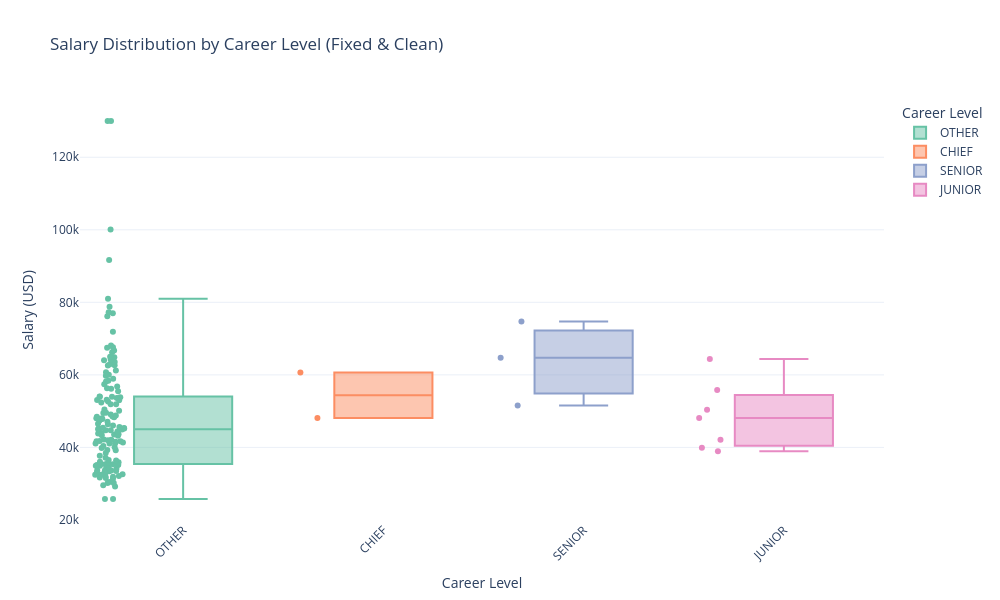

Write notebook code for a chart like this one.
### Code cell
# 1. Make sure salary is numeric
df['salary_cleaned'] = pd.to_numeric(df['salary_cleaned'], errors='coerce')

# 2. Drop missing salaries and career levels
salary_df = df.dropna(subset=['salary_cleaned', 'career_level'])

# 3. Create Interactive Box Plot
fig = px.box(
    salary_df,
    x='career_level',
    y='salary_cleaned',
    title='Salary Distribution by Career Level (Fixed & Clean)',
    labels={'career_level': 'Career Level', 'salary_cleaned': 'Salary (USD)'},
    color='career_level',
    color_discrete_sequence=px.colors.qualitative.Set2,
    points='all'  # Show individual salary outliers
)

fig.update_layout(
    template='plotly_white',
    xaxis_tickangle=-45,
    height=600,
    width=1000
)

fig.show()

### Figure 1 — Plotly figure (JSON) as saved in the notebook; plotly's stock layout.template omitted (floating-point values rounded to 4 significant figures; data arrays with more than 128 entries replaced by an {"elided": "..."} marker saying what was removed)
{"data": [{"alignmentgroup": "True", "boxpoints": "all", "hovertemplate": "Career Level=%{x}<br>Salary (USD)=%{y}<extra></extra>", "legendgroup": "OTHER", "marker": {"color": "rgb(102,194,165)"}, "name": "OTHER", "notched": false, "offsetgroup": "OTHER", "orientation": "v", "showlegend": true, "type": "box", "x": {"elided": "143 str values"}, "x0": " ", "xaxis": "x", "y": {"elided": "143 float values"}, "y0": " ", "yaxis": "y"}, {"alignmentgroup": "True", "boxpoints": "all", "hovertemplate": "Career Level=%{x}<br>Salary (USD)=%{y}<extra></extra>", "legendgroup": "CHIEF", "marker": {"color": "rgb(252,141,98)"}, "name": "CHIEF", "notched": false, "offsetgroup": "CHIEF", "orientation": "v", "showlegend": true, "type": "box", "x": ["CHIEF", "CHIEF"], "x0": " ", "xaxis": "x", "y": [60660.0, 48110.0], "y0": " ", "yaxis": "y"}, {"alignmentgroup": "True", "boxpoints": "all", "hovertemplate": "Career Level=%{x}<br>Salary (USD)=%{y}<extra></extra>", "legendgroup": "SENIOR", "marker": {"color": "rgb(141,160,203)"}, "name": "SENIOR", "notched": false, "offsetgroup": "SENIOR", "orientation": "v", "showlegend": true, "type": "box", "x": ["SENIOR", "SENIOR", "SENIOR"], "x0": " ", "xaxis": "x", "y": [64740.0, 74690.0, 51540.0], "y0": " ", "yaxis": "y"}, {"alignmentgroup": "True", "boxpoints": "all", "hovertemplate": "Career Level=%{x}<br>Salary (USD)=%{y}<extra></extra>", "legendgroup": "JUNIOR", "marker": {"color": "rgb(231,138,195)"}, "name": "JUNIOR", "notched": false, "offsetgroup": "JUNIOR", "orientation": "v", "showlegend": true, "type": "box", "x": ["JUNIOR", "JUNIOR", "JUNIOR", "JUNIOR", "JUNIOR", "JUNIOR", "JUNIOR"], "x0": " ", "xaxis": "x", "y": [39880.0, 42140.0, 50350.0, 64390.0, 48070.0, 38910.0, 55850.0], "y0": " ", "yaxis": "y"}], "layout": {"boxmode": "overlay", "height": 600, "legend": {"title": {"text": "Career Level"}, "tracegroupgap": 0}, "title": {"text": "Salary Distribution by Career Level (Fixed & Clean)"}, "width": 1000, "xaxis": {"anchor": "y", "categoryarray": ["OTHER", "CHIEF", "SENIOR", "JUNIOR"], "categoryorder": "array", "domain": [0, 1], "tickangle": -45, "title": {"text": "Career Level"}}, "yaxis": {"anchor": "x", "domain": [0, 1], "title": {"text": "Salary (USD)"}}}}
